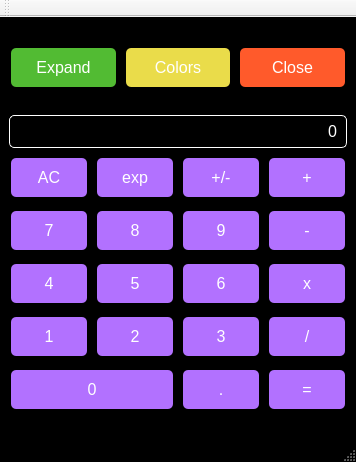
<?xml version="1.0" encoding="UTF-8"?>
<ui version="4.0">
 <class>MainWindow</class>
 <widget class="QMainWindow" name="MainWindow">
  <property name="geometry">
   <rect>
    <x>0</x>
    <y>0</y>
    <width>356</width>
    <height>462</height>
   </rect>
  </property>
  <property name="windowTitle">
   <string>MainWindow</string>
  </property>
  <property name="styleSheet">
   <string notr="true">QMainWindow {
    background-color: rgb(0, 0, 0); /* Bleu clair */
}
QPushButton {
    background-color: rgb(178, 113, 255); /* Couleur de fond bleue */
    color: white; /* Couleur du texte blanche */
	font: 13pt &quot;Helvetica&quot;;
    border: none;
    padding: 10px;
    text-align: center;
    text-decoration: none;
    display: inline-block;
    font-size: 16px;
    margin: 4px 2px;
    transition-duration: 0.4s;
    cursor: pointer;
	border-radius: 5px;
}

QPushButton:hover {
    background-color: white; /* Couleur de fond blanche au survol */
    color: black; /* Couleur du texte noire au survol */
	border: 1px solid black;
}

QLineEdit {
    background-color: black; /* Couleur de fond blanche */
    color: white; /* Couleur du texte noire */
    border: 1px solid white; /* Contour noir de 2 pixels */
    padding: 5px;
    font-size: 16px;
    selection-background-color: #4CAF50; /* Couleur de fond de la sélection
 */
	border-radius: 5px;
    selection-color: blue; /* Couleur du texte de la sélection */
    caret-color: red; /* Couleur du curseur clignotant */
}
</string>
  </property>
  <widget class="QWidget" name="centralwidget">
   <layout class="QGridLayout" name="gridLayout_3">
    <item row="0" column="0">
     <layout class="QGridLayout" name="params">
      <item row="0" column="0">
       <widget class="QPushButton" name="expandButton">
        <property name="styleSheet">
         <string notr="true">QPushButton {
    background-color: rgb(82, 187, 51); /* Couleur de fond bleue */
    color: white; /* Couleur du texte blanche */
}</string>
        </property>
        <property name="text">
         <string>Expand</string>
        </property>
       </widget>
      </item>
      <item row="0" column="1">
       <widget class="QPushButton" name="colorsButton">
        <property name="styleSheet">
         <string notr="true">QPushButton {
    background-color: rgb(234, 220, 74); /* Couleur de fond bleue */
    color: white; /* Couleur du texte blanche */
}</string>
        </property>
        <property name="text">
         <string>Colors</string>
        </property>
       </widget>
      </item>
      <item row="0" column="2">
       <widget class="QPushButton" name="closeButton">
        <property name="styleSheet">
         <string notr="true">QPushButton {
    background-color: rgb(255, 90, 43); /* Couleur de fond bleue */
    color: white; /* Couleur du texte blanche */
}</string>
        </property>
        <property name="text">
         <string>Close</string>
        </property>
       </widget>
      </item>
     </layout>
    </item>
    <item row="1" column="0">
     <layout class="QGridLayout" name="gridLayout">
      <item row="1" column="1">
       <widget class="QPushButton" name="expButton">
        <property name="text">
         <string>exp</string>
        </property>
       </widget>
      </item>
      <item row="4" column="0">
       <widget class="QPushButton" name="Button1">
        <property name="text">
         <string>1</string>
        </property>
       </widget>
      </item>
      <item row="4" column="3">
       <widget class="QPushButton" name="divideButton">
        <property name="text">
         <string>/</string>
        </property>
       </widget>
      </item>
      <item row="2" column="3">
       <widget class="QPushButton" name="minusButton">
        <property name="text">
         <string>-</string>
        </property>
       </widget>
      </item>
      <item row="2" column="2">
       <widget class="QPushButton" name="Button9">
        <property name="text">
         <string>9</string>
        </property>
       </widget>
      </item>
      <item row="3" column="0">
       <widget class="QPushButton" name="Button4">
        <property name="text">
         <string>4</string>
        </property>
       </widget>
      </item>
      <item row="1" column="0">
       <widget class="QPushButton" name="ClearButton">
        <property name="text">
         <string>AC</string>
        </property>
       </widget>
      </item>
      <item row="4" column="2">
       <widget class="QPushButton" name="Button3">
        <property name="text">
         <string>3</string>
        </property>
       </widget>
      </item>
      <item row="4" column="1">
       <widget class="QPushButton" name="Button2">
        <property name="text">
         <string>2</string>
        </property>
       </widget>
      </item>
      <item row="3" column="3">
       <widget class="QPushButton" name="timesButton">
        <property name="text">
         <string>x</string>
        </property>
       </widget>
      </item>
      <item row="5" column="3">
       <widget class="QPushButton" name="equalButton">
        <property name="text">
         <string>=</string>
        </property>
       </widget>
      </item>
      <item row="5" column="2">
       <widget class="QPushButton" name="virgButton">
        <property name="text">
         <string>.</string>
        </property>
       </widget>
      </item>
      <item row="2" column="1">
       <widget class="QPushButton" name="Button8">
        <property name="text">
         <string>8</string>
        </property>
       </widget>
      </item>
      <item row="0" column="0" colspan="4">
       <widget class="QLineEdit" name="display">
        <property name="font">
         <font>
          <family>.AppleSystemUIFont</family>
          <pointsize>-1</pointsize>
          <kerning>true</kerning>
         </font>
        </property>
        <property name="layoutDirection">
         <enum>Qt::RightToLeft</enum>
        </property>
        <property name="text">
         <string>0</string>
        </property>
        <property name="alignment">
         <set>Qt::AlignRight|Qt::AlignTrailing|Qt::AlignVCenter</set>
        </property>
        <property name="readOnly">
         <bool>true</bool>
        </property>
       </widget>
      </item>
      <item row="3" column="2">
       <widget class="QPushButton" name="Button6">
        <property name="text">
         <string>6</string>
        </property>
       </widget>
      </item>
      <item row="2" column="0">
       <widget class="QPushButton" name="Button7">
        <property name="text">
         <string>7</string>
        </property>
       </widget>
      </item>
      <item row="3" column="1">
       <widget class="QPushButton" name="Button5">
        <property name="text">
         <string>5</string>
        </property>
       </widget>
      </item>
      <item row="1" column="3">
       <widget class="QPushButton" name="plusButton">
        <property name="text">
         <string>+</string>
        </property>
       </widget>
      </item>
      <item row="1" column="2">
       <widget class="QPushButton" name="negButton">
        <property name="text">
         <string>+/-</string>
        </property>
       </widget>
      </item>
      <item row="5" column="0" colspan="2">
       <widget class="QPushButton" name="Button0">
        <property name="text">
         <string>0</string>
        </property>
       </widget>
      </item>
     </layout>
    </item>
   </layout>
  </widget>
  <widget class="QMenuBar" name="menubar">
   <property name="geometry">
    <rect>
     <x>0</x>
     <y>0</y>
     <width>356</width>
     <height>24</height>
    </rect>
   </property>
  </widget>
  <widget class="QStatusBar" name="statusbar"/>
  <widget class="QToolBar" name="toolBar">
   <property name="windowTitle">
    <string>toolBar</string>
   </property>
   <attribute name="toolBarArea">
    <enum>TopToolBarArea</enum>
   </attribute>
   <attribute name="toolBarBreak">
    <bool>false</bool>
   </attribute>
  </widget>
 </widget>
 <resources/>
 <connections/>
</ui>
